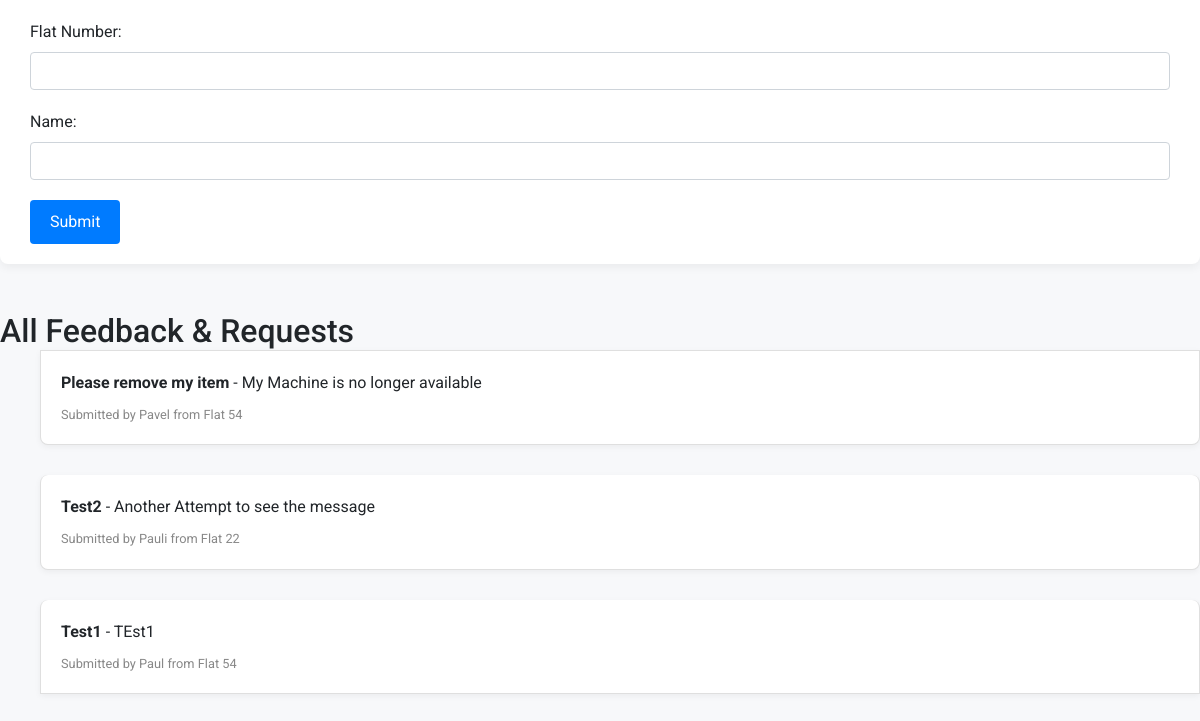
/forum (lower part), run on an earlier commit of the app's database.
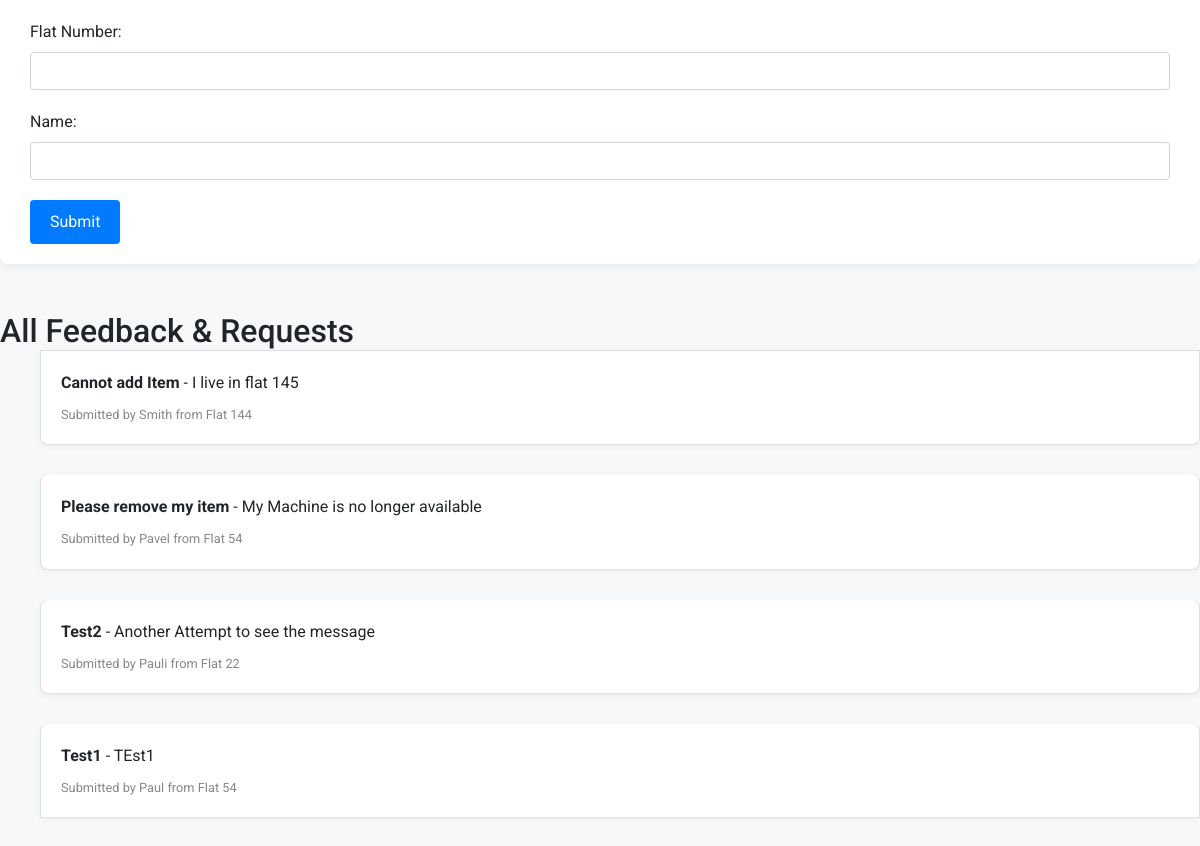
And on a later commit of the database.
### tables this page shows
CREATE TABLE "feedback" (
"ID" INTEGER PRIMARY KEY AUTOINCREMENT,
"title" VARCHAR (50),
"message" VARCHAR (500),
"flatID" INTEGER NOT NULL,
"fname" TEXT NOT NULL,
FOREIGN KEY (flatID) REFERENCES members (flatID),
FOREIGN KEY (fname) REFERENCES members (fname)
);

### main.py (the view, shortened to what this page needs)
@app.route('/forum', methods=["GET", "POST"])
def forum():
    conn, cursor = get_db_connection()
    cursor.execute("SELECT * FROM feedback ORDER BY ID DESC")
    feedback_list = cursor.fetchall()
    conn.close()
    return render_template('forum.html', feedback_list=feedback_list)

### main.py (called while the page is built)
def get_db_connection():
    dbCon = sql.connect("square_share.db") #connection object
    dbCursor = dbCon.cursor() #cursor object
    return dbCon, dbCursor

### templates/forum.html (shortened to what this page needs)
<!DOCTYPE html>
<html lang="en">
<head>
    <link rel="stylesheet" href="https://cdn.jsdelivr.net/npm/bootstrap@4.5.3/dist/css/bootstrap.min.css"
>
    <link rel="stylesheet" href="/static/style.css">
</head>
<body>
    <div class="mt-4 feedback-form">
        <form action="/forum" method="post">
            <div class="form-group">
                <label for="flat_number">Flat Number:</label>
                <input type="number" class="form-control" id="flat_number" name="flat_number" min="1" max="144"
                    required>
            </div>
            <div class="form-group">
                <label for="name">Name:</label>
                <input type="text" class="form-control" id="name" name="name" required>
            </div>
            <button type="submit" class="btn btn-primary">Submit</button>
        </form>
    </div>
    <div class="mt-5">
        <h2>All Feedback & Requests</h2>
        <ul>
            {% for feedback in feedback_list %}
            <li class="list-group-item feedback-item">
                <strong>{{ feedback[1] }}</strong> - {{ feedback[2] }} <br>
                <small>Submitted by {{ feedback[4] }} from Flat {{ feedback[3] }}</small>
            </li>
            {% endfor %}
        </ul>
    </div>
</body>
</html>

### static/style.css (style rules this page uses)
body, h1, h2, h3, p { margin: 0; padding: 0; }
body { font-family: 'Roboto', sans-serif; background-color: #f7f8fa; }
.feedback-form { background-color: #ffffff; border-radius: 8px; padding: 20px 30px; margin: 30px 0; box-shadow: 0 4px 8px rgba(0, 0, 0, 0.05); }
.feedback-form .form-group { margin-bottom: 20px; }
.feedback-form button[type="submit"] { background-color: #007bff; color: #ffffff; border: none; cursor: pointer; transition: background-color 0.3s ease; padding: 10px 20px; }
.feedback-item { background-color: #ffffff; margin-bottom: 30px; padding: 20px; border-radius: 8px; box-shadow: 0 2px 6px rgba(0, 0, 0, 0.05); }
.feedback-item small { color: #888888; display: block; margin-top: 10px; }

What changed in the data, as far as the page shows it:
added feedback: title "Cannot add Item", message "I live in flat 145", fname "Smith", flatID "144"
